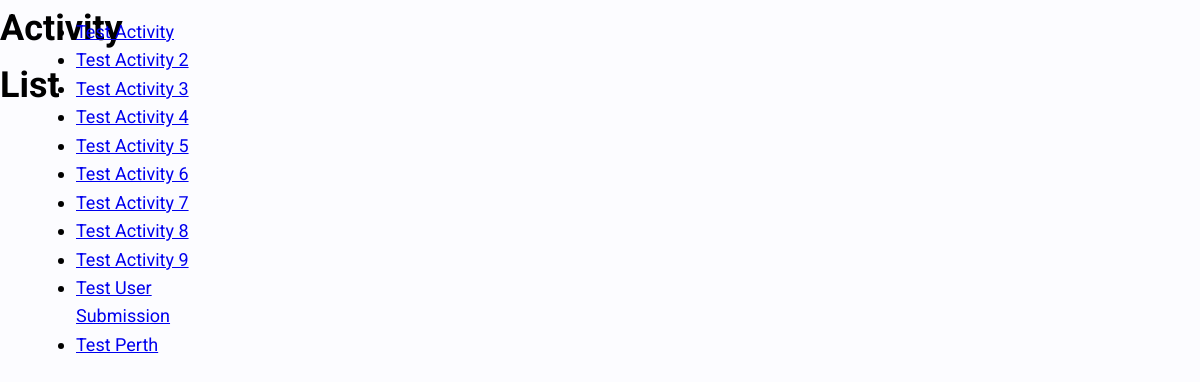
The page /activities/ on the database as committed earlier.
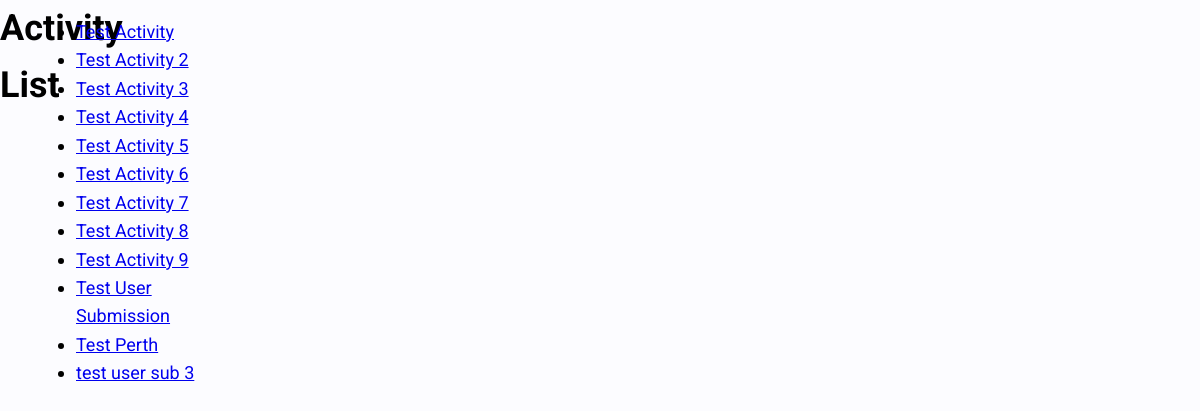
The same page on the database as committed later.
### radius/models.py (models this page shows, shortened)
class Activity(models.Model):
    name = models.CharField(max_length=200, help_text='Activity Name')
    description = models.TextField(help_text='Activity Description')
    address = models.CharField(max_length=200, help_text='Activity Address')
    tags = models.ManyToManyField(ActivityTags, help_text='Select Tags')
    id = models.UUIDField(primary_key=True, default=uuid.uuid4,
                          help_text='Activity Key')
    datetime = models.DateTimeField(default=datetime.datetime.now())
    longitude = models.FloatField(default=151.7420)
    latitude = models.FloatField(default=-33.871846)
    def get_absolute_url(self):
        return reverse('activity-detail', args=[str(self.id)])

### radius/views.py (the view)
# urls.py: path('activities/', views.ActivityListView.as_view(), name='activities'),
class ActivityListView(generic.ListView):
    model = Activity

### radius/templates/radius/activity_list.html
{% extends "../base.html" %}
{% block content %}
  <h1>Activity List</h1>
  {% if activity_list %}
  <ul>
    {% for activity in activity_list %}
      <li>
        <a href="{{ activity.get_absolute_url }}">{{ activity.name }}</a>
      </li>
    {% endfor %}
  </ul>
  {% else %}
    <p>Oh No</p>
  {% endif %}
{% endblock %}

Rows that differ between the two databases and show on the page:
added Activity: name "test user sub 3"
